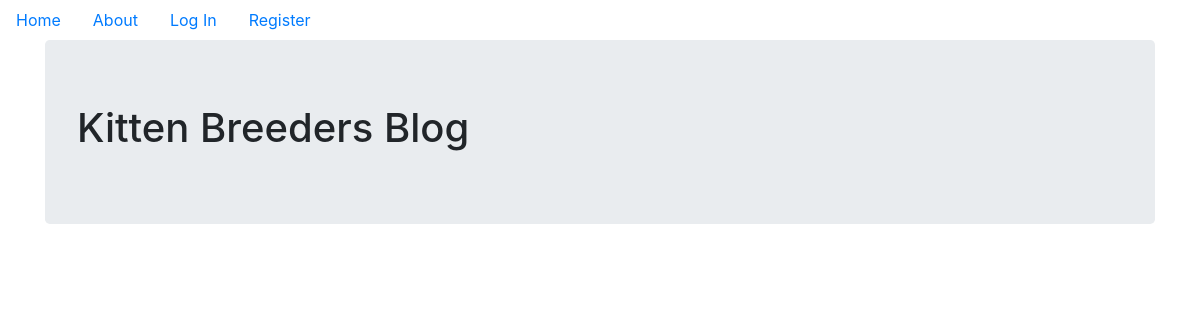
Before: / with the older database file.
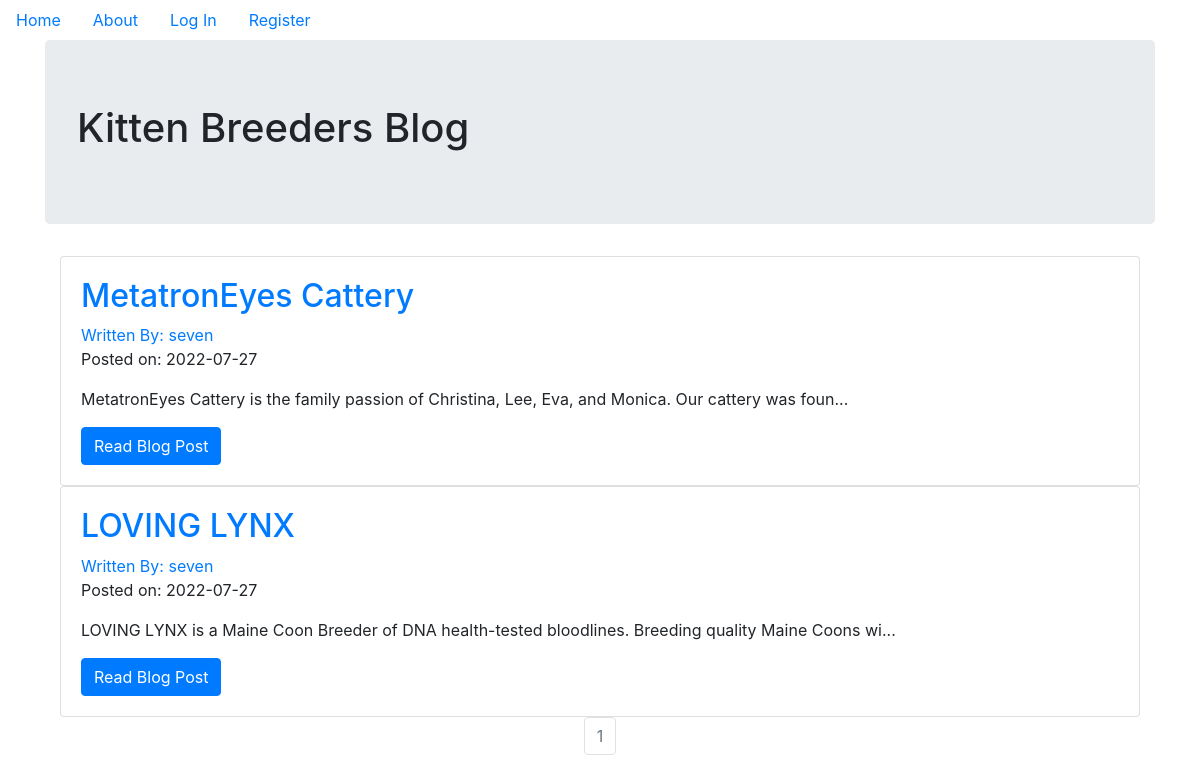
After: the same page with the newer database file.
### kittencompanyblog/models.py (models this page shows, shortened)
class BlogPost(db.Model):
    users = db.relationship(User)
    id = db.Column(db.Integer, primary_key=True)
    user_id = db.Column(db.Integer, db.ForeignKey('users.id'), nullable=False)
    date = db.Column(db.DateTime, nullable=False, default=datetime.utcnow)
    title = db.Column(db.String(140), nullable=False)
    text = db.Column(db.Text, nullable=False)

class User(db.Model, UserMixin):
    __tablename__ = 'users'
    id = db.Column(db.Integer, primary_key=True)
    profile_image = db.Column(
        db.String(64), nullable=False, default='default_profile.png')
    email = db.Column(db.String(64), unique=True, index=True)
    username = db.Column(db.String(64), unique=True, index=True)
    password_hash = db.Column(db.String(128))
    posts = db.relationship('BlogPost', backref='author', lazy=True)

### kittencompanyblog/core/views.py (the view)
@core.route('/')
def index():
    page = request.args.get('page', 1, type=int)
    blog_posts = BlogPost.query.order_by(
        BlogPost.date.desc()).paginate(page=page, per_page=10)
    return render_template('index.html', blog_posts=blog_posts)

### kittencompanyblog/templates/index.html (shortened to what this page needs)
{% extends "base.html" %}
{% block content %}
  <div class="jumbotron">
    <h1>Kitten Breeders Blog</h1>
  </div>
  <div class="container">
    {% for post in blog_posts.items %}
    <div class="card" >
      <div class="card-body">
        <h2><a class="card-title" href="  {{ url_for('blog_posts.blog_post', blog_post_id=post.id) }}">{{ post.title }}</a></h2>
        <a href="{{ url_for('users.user_posts', username=post.author.username) }}">Written By: {{ post.author.username }}</a>
        <p>Posted on: {{ post.date.strftime('%Y-%m-%d') }}</p>
        <p class="card-text">{{ post.text[:100] }}...</p>
        <a href="{{ url_for('blog_posts.blog_post', blog_post_id=post.id) }}" class="btn btn-primary">Read Blog Post</a>
      </div>
    </div>
   {% endfor %}
   <nav aria-label="Page navigation example">
     <ul class="pagination justify-content-center">
       {% for page_num in blog_posts.iter_pages(left_edge=1, right_edge=1, left_current=1, right_current=2) %}
          {% if blog_posts.page == page_num %}
          <li class="page-item disabled">
            <a class="page-link" href="{{ url_for('core.index', page=page_num) }}">{{ page_num }}</a></li>
          {% else %}
            <li class="page-item"><a class="page-link" href="{{ url_for('core.index', page=page_num) }}">{{ page_num }}</a></li>
          {% endif %}
      {% endfor %}
    </nav>
{% endblock %}

### kittencompanyblog/templates/base.html (shortened to what this page needs)
<!DOCTYPE html>
<html lang="en">
<head>
    <link rel="stylesheet" href="https://maxcdn.bootstrapcdn.com/bootstrap/4.0.0/css/bootstrap.min.css">
</head>
<body>
    <ul class='nav'>
        <li class='nav-link'>
          <a href="{{url_for('core.index')}}">Home</a>
        </li>
        <li class='nav-link'>
          <a href="{{url_for('core.info')}}">About</a>
        </li>
        {% if current_user.is_authenticated %}
        <li class='nav-link'>
          <a href="{{url_for('users.logout')}}">Log Out</a>
        </li>
        <li class='nav-link'>
          <a href="{{url_for('users.account')}}">Account</a>
        </li>
        <li class='nav-link'>
          <a href="{{url_for('blog_posts.create_post')}}">Create Post</a>
        </li>
        {% else %}
        <li class='nav-link'>
          <a href="{{url_for('users.login')}}">Log In</a>
        </li>
        <li class='nav-link'>
          <a href="{{url_for('users.register')}}">Register</a>
        </li>
        {% endif %}
      </ul>
    <div class="container">
        {% block content %}
        {% endblock %}
    </div>
</body>
</html>

Changed rows visible on the page:
added BlogPost: title "MetatronEyes Cattery", author.username "seven", date "2022-07-27", text "MetatronEyes Cattery is the family passion of Christina, Lee, Eva, and Monica. Our cattery was foun"
added BlogPost: title "LOVING LYNX", author.username "seven", date "2022-07-27", text "LOVING LYNX is a Maine Coon Breeder of DNA health-tested bloodlines. Breeding quality Maine Coons wi"
Other visible differences:
new list line: "1"
